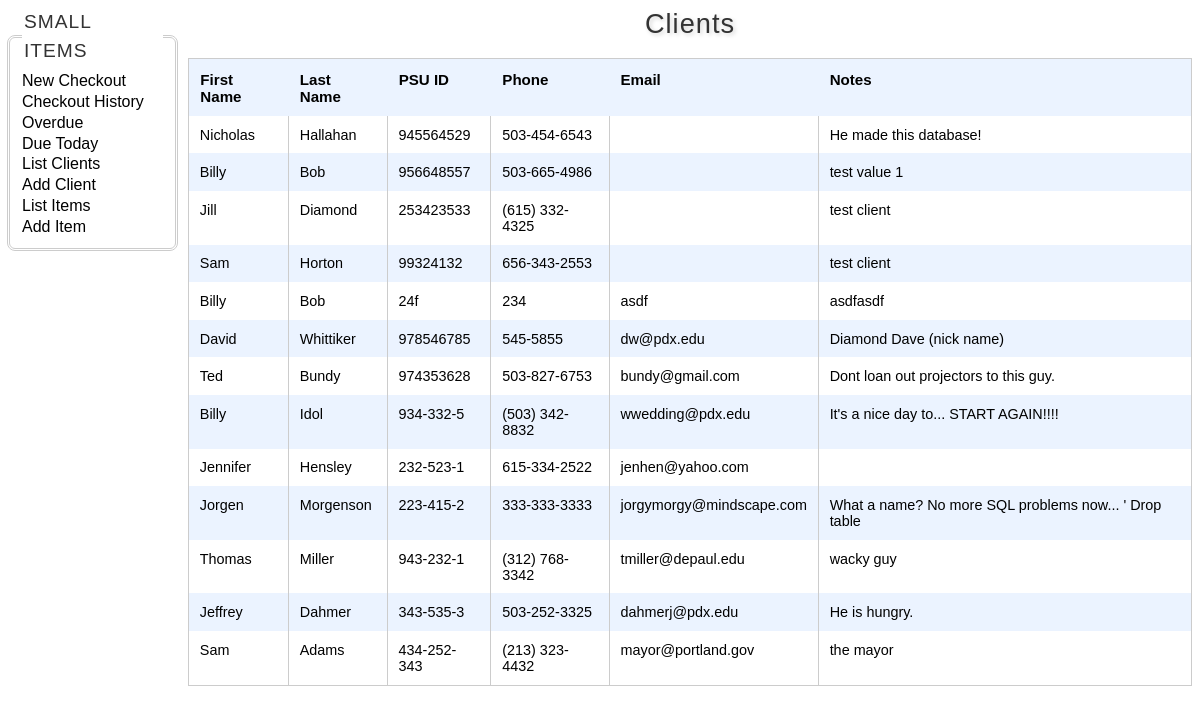
The page /listclients.php on the database its author committed.
### tables this page shows
CREATE TABLE IF NOT EXISTS `client` (
  `first_name` varchar(25) DEFAULT NULL,
  `last_name` varchar(25) DEFAULT NULL,
  `psu_id` char(11) DEFAULT NULL,
  `phone` varchar(14) DEFAULT NULL,
  `email` varchar(25) DEFAULT NULL,
  `notes` text,
  `client_id` int(11) NOT NULL AUTO_INCREMENT,
  PRIMARY KEY (`client_id`)
);

### listclients.php (the view, shortened to what this page needs)
<?php
$r = mysql_query( "SELECT * FROM client;" );
include 'start.php';
?>
<body>
<?php include("menu.php"); ?>
<div id="wrapper">
	<h1>Clients</h1>
	<table>
		<tr>
			<th>First Name</th>
			<th>Last Name</th>
			<th>PSU ID</th>
			<th>Phone</th>
			<th>Email</th>
			<th>Notes</th>
		</tr>
		<div id="clients_tabledata">
			<?php
			$odd = 0;
			while( $row = mysql_fetch_array($r) )
			{
				if ( ($odd % 2) == 1)
					echo '<tr class = "odd">';
				else
					echo '<tr>';
				echo '<td>' . $row['first_name'] . '</td>';
				echo '<td>' . $row['last_name'] . '</td>';
				echo '<td>' . $row['psu_id'] . '</td>';
				echo '<td>' . $row['phone'] . '</td>';
				echo '<td>' . $row['email'] . '</td>';
				echo '<td>' . $row['notes'] . '</td>';
				echo '</tr>';
				$odd = $odd + 1;
			}
			?>
		</div>
	</table>
</div>
</body>
</html>

### style.css (style rules this page uses)
body { background-color: white; font-family: "Apple Gothic", "Segoe UI Semibold", Helvetica, sans-serif; }
h1 { text-align: center; text-shadow: lightgray 2px 2px 4px; font-weight:lighter; color:#333; letter-spacing:1px; font-size:1.7em; }
#wrapper { margin-right: 0; margin-left: 180px; font-family: "Apple Gothic", "Segoe UI Semibold", Helvetica, sans-serif; }

### itunestable.css (style rules this page uses)
table { font: 90% "Apple Gothic", "Segoe UI Semibold", Helvetica, sans-serif; color: #000; text-align: left; border-collapse: collapse; border: 1px solid #ccc; width: 100%; }
tr.odd { background-color: #ebf3ff; }
table th { font-size: 105%; color: #000; background: #ebf3ff repeat-x; height: 33px; }
tr { vertical-align: top; }
tr,th,td { padding: .75em; }
td { border-left: 1px solid #ccc; }

### rows shown on the page
client: first_name "Nicholas", last_name "Hallahan", psu "945564529", phone "503-454-6543", notes "He made this database!"
client: first_name "Billy", last_name "Bob", psu "956648557", phone "503-665-4986", notes "test value 1"
client: first_name "Jill", last_name "Diamond", psu "253423533", phone "(615) 332-4325", notes "test client"
client: first_name "Sam", last_name "Horton", psu "99324132", phone "656-343-2553", notes "test client"
client: first_name "Billy", last_name "Bob", psu "24f", phone "234", email "asdf", notes "asdfasdf"
client: first_name "David", last_name "Whittiker", psu "978546785", phone "545-5855", email "dw@pdx.edu", notes "Diamond Dave (nick name)"
client: first_name "Ted", last_name "Bundy", psu "974353628", phone "503-827-6753", email "bundy@gmail.com", notes "Dont loan out projectors to this guy."
client: first_name "Billy", last_name "Idol", psu "934-332-5", phone "(503) 342-8832", email "wwedding@pdx.edu", notes "It's a nice day to... START AGAIN!!!!"
client: first_name "Jennifer", last_name "Hensley", psu "232-523-1", phone "615-334-2522", email "jenhen@yahoo.com"
client: first_name "Jorgen", last_name "Morgenson", psu "223-415-2", phone "333-333-3333", email "jorgymorgy@mindscape.com", notes "What a name? No more SQL problems now... ' Drop table"
client: first_name "Thomas", last_name "Miller", psu "943-232-1", phone "(312) 768-3342", email "tmiller@depaul.edu", notes "wacky guy"
client: first_name "Jeffrey", last_name "Dahmer", psu "343-535-3", phone "503-252-3325", email "dahmerj@pdx.edu", notes "He is hungry."
client: first_name "Sam", last_name "Adams", psu "434-252-343", phone "(213) 323-4432", email "mayor@portland.gov", notes "the mayor"
